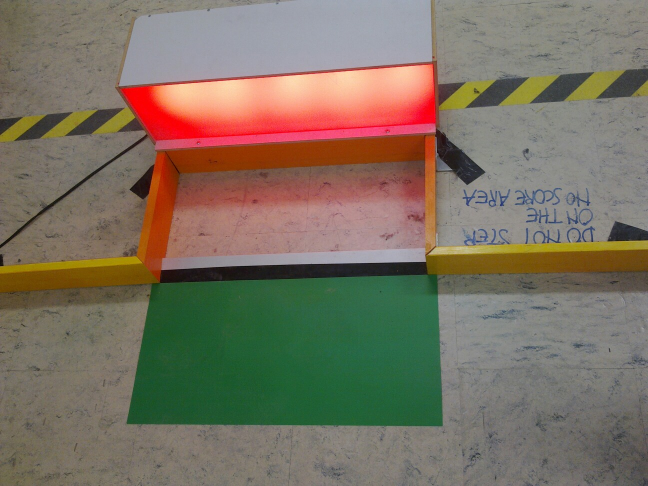
//> input picture Test Images/b.jpg, 1296 x 972 px (shown at 1/2 size)
$ ./wall_detection   (built with g++ and OpenCV 4)
//> lines starting //> are read from the running program, lines starting //| are printed output that depends on the picture; after the words box and inside, x2 and y2 are one past the last pixel; in counts of white or black regions, pixels touching at a corner belong together
#include <cv.h>
#include <highgui.h>

using namespace cv;
using namespace std;

int lowerH=7;
int lowerS=190;
int lowerV=75;

int upperH=28;
int upperS=256;
int upperV=210;

IplImage* GetThresholdedImage(IplImage* imgHSV){
    IplImage* imgThresh=cvCreateImage(cvGetSize(imgHSV),IPL_DEPTH_8U, 1);
    cvInRangeS(imgHSV, cvScalar(lowerH,lowerS,lowerV), cvScalar(upperH,upperS,upperV), imgThresh);
    return imgThresh;
}

void setwindowSettings(){
 cvNamedWindow("Video");
 cvNamedWindow("Ball");

 cvCreateTrackbar("LowerH", "Ball", &lowerH, 180, NULL);
 cvCreateTrackbar("UpperH", "Ball", &upperH, 180, NULL);

  cvCreateTrackbar("LowerS", "Ball", &lowerS, 256, NULL);
  cvCreateTrackbar("UpperS", "Ball", &upperS, 256, NULL);

  cvCreateTrackbar("LowerV", "Ball", &lowerV, 256, NULL);
  cvCreateTrackbar("UpperV", "Ball", &upperV, 256, NULL);
}

int main(){

    setwindowSettings();

    IplImage *img, *destination;

    while(true){
        img=cvLoadImage("b.jpg");
//> img is the input picture: 972 rows x 1296 cols, CV_8UC3; mean B, G, R 97.4, 113.2, 123.2
        destination = cvCreateImage( cvSize(320, 240), img->depth, img->nChannels );
        cvResize(img, destination);
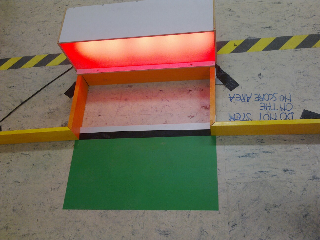
//> destination: 240 rows x 320 cols, CV_8UC3; mean B, G, R 97.3, 113.1, 123.1

        IplImage* imgHSV = cvCreateImage(cvGetSize(destination), IPL_DEPTH_8U, 3);
        cvCvtColor(destination, imgHSV, CV_BGR2HSV);
//> imgHSV: 240 rows x 320 cols, CV_8UC3; mean H, S, V 46, 74.6, 132.7

        IplImage* imgThresh = GetThresholdedImage(imgHSV);
//> in GetThresholdedImage, `cvInRangeS(imgHSV, cvScalar(lowerH,lowerS,lowerV), cvScalar(upperH,upp..`:
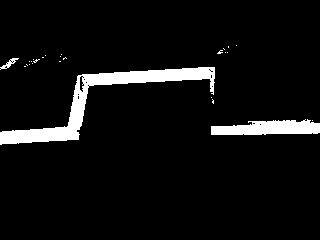
//> imgThresh: 240 rows x 320 cols, CV_8UC1; 6.1% white; 26 white regions (23 under 20 px), largest, box (x1, y1, x2, y2) and area: (0, 67, 215, 145) 3266, (211, 119, 320, 135) 1280, (0, 58, 19, 70) 73

        cvShowImage("Ball", imgThresh);
        cvShowImage("Video", destination);

        waitKey(80);
    }
    return 0;
}

$ run again, with Test Images/a.jpg copied over Test Images/b.jpg
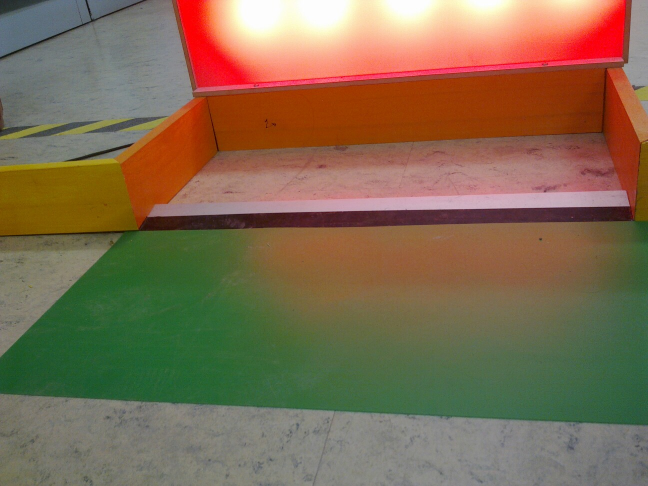
//> input picture Test Images/a.jpg, 1296 x 972 px (shown at 1/2 size)
//> img is the input picture: 972 rows x 1296 cols, CV_8UC3; mean B, G, R 80.5, 107, 128.2
//> `cvResize(img, destination);`:
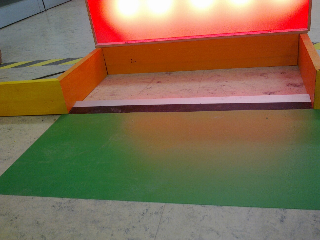
//> destination: 240 rows x 320 cols, CV_8UC3; mean B, G, R 80.4, 106.9, 128.1
//> imgHSV: 240 rows x 320 cols, CV_8UC3; mean H, S, V 44.7, 109.8, 138.7
//> in GetThresholdedImage, `cvInRangeS(imgHSV, cvScalar(lowerH,lowerS,lowerV), cvScalar(upperH,upp..`:
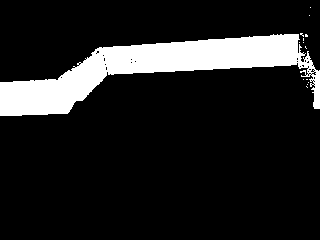
//> imgThresh: 240 rows x 320 cols, CV_8UC1; 13.1% white; 14 white regions (13 under 20 px), largest, box (x1, y1, x2, y2) and area: (0, 34, 320, 116) 10027

$ run again, with Test Images/c.JPG copied over Test Images/b.jpg
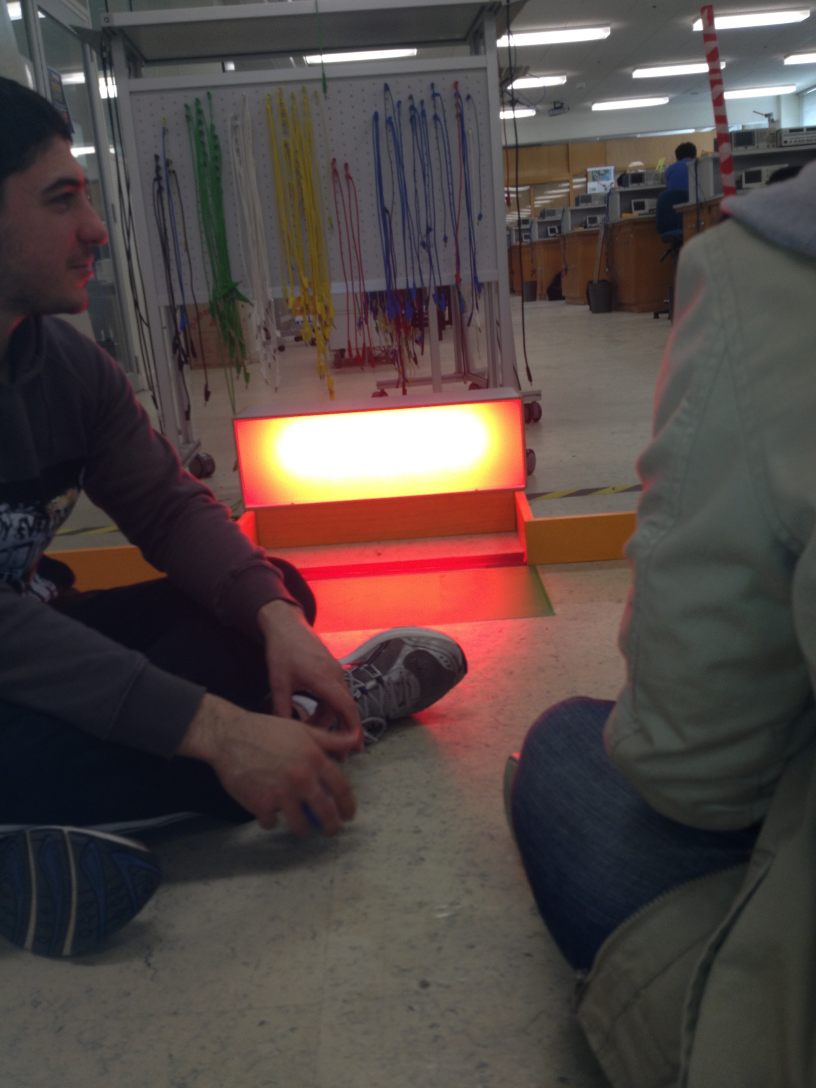
//> input picture Test Images/c.JPG, 2448 x 3264 px (shown at 1/3 size)
//> img is the input picture: 3264 rows x 2448 cols, CV_8UC3; mean B, G, R 68.2, 70.7, 82.1
//> `cvResize(img, destination);`:
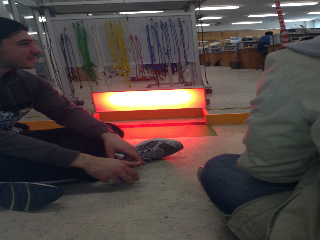
//> destination: 240 rows x 320 cols, CV_8UC3; mean B, G, R 68.2, 70.6, 82
//> imgHSV: 240 rows x 320 cols, CV_8UC3; mean H, S, V 69.4, 60.6, 85.8
//> in GetThresholdedImage, `cvInRangeS(imgHSV, cvScalar(lowerH,lowerS,lowerV), cvScalar(upperH,upp..`:
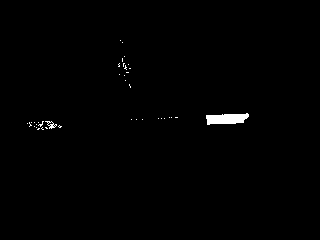
//> imgThresh: 240 rows x 320 cols, CV_8UC1; 0.66% white; 38 white regions (36 under 20 px), largest, box (x1, y1, x2, y2) and area: (206, 113, 249, 125) 378, (45, 121, 57, 129) 38
